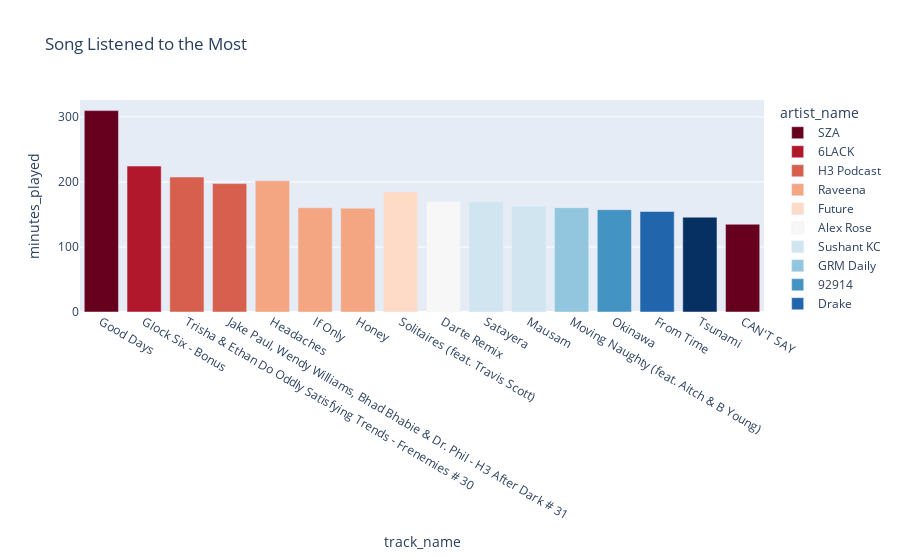

Notebook code cell kept with this figure:
### Markdown cell above
Top 15 Songs listened to

### Code cell
fig = px.bar(song, x="track_name", y="minutes_played", title = 'Song Listened to the Most', color = "artist_name", color_discrete_sequence=px.colors.sequential.RdBu)
fig.show()

### Figure 1 — Plotly figure (JSON) as saved in the notebook; plotly's stock layout.template omitted (floating-point values rounded to 4 significant figures)
{"data": [{"alignmentgroup": "True", "hovertemplate": "artist_name=SZA<br>track_name=%{x}<br>minutes_played=%{y}<extra></extra>", "legendgroup": "SZA", "marker": {"color": "rgb(103,0,31)"}, "name": "SZA", "offsetgroup": "SZA", "orientation": "v", "showlegend": true, "textposition": "auto", "type": "bar", "x": ["Good Days"], "xaxis": "x", "y": [309.7], "yaxis": "y"}, {"alignmentgroup": "True", "hovertemplate": "artist_name=6LACK<br>track_name=%{x}<br>minutes_played=%{y}<extra></extra>", "legendgroup": "6LACK", "marker": {"color": "rgb(178,24,43)"}, "name": "6LACK", "offsetgroup": "6LACK", "orientation": "v", "showlegend": true, "textposition": "auto", "type": "bar", "x": ["Glock Six - Bonus"], "xaxis": "x", "y": [224.4], "yaxis": "y"}, {"alignmentgroup": "True", "hovertemplate": "artist_name=H3 Podcast<br>track_name=%{x}<br>minutes_played=%{y}<extra></extra>", "legendgroup": "H3 Podcast", "marker": {"color": "rgb(214,96,77)"}, "name": "H3 Podcast", "offsetgroup": "H3 Podcast", "orientation": "v", "showlegend": true, "textposition": "auto", "type": "bar", "x": ["Trisha & Ethan Do Oddly Satisfying Trends - Frenemies # 30", "Jake Paul, Wendy Williams, Bhad Bhabie & Dr. Phil - H3 After Dark # 31"], "xaxis": "x", "y": [207.5, 197.5], "yaxis": "y"}, {"alignmentgroup": "True", "hovertemplate": "artist_name=Raveena<br>track_name=%{x}<br>minutes_played=%{y}<extra></extra>", "legendgroup": "Raveena", "marker": {"color": "rgb(244,165,130)"}, "name": "Raveena", "offsetgroup": "Raveena", "orientation": "v", "showlegend": true, "textposition": "auto", "type": "bar", "x": ["Headaches", "If Only", "Honey"], "xaxis": "x", "y": [201.7, 160.3, 159.6], "yaxis": "y"}, {"alignmentgroup": "True", "hovertemplate": "artist_name=Future<br>track_name=%{x}<br>minutes_played=%{y}<extra></extra>", "legendgroup": "Future", "marker": {"color": "rgb(253,219,199)"}, "name": "Future", "offsetgroup": "Future", "orientation": "v", "showlegend": true, "textposition": "auto", "type": "bar", "x": ["Solitaires (feat. Travis Scott)"], "xaxis": "x", "y": [184.8], "yaxis": "y"}, {"alignmentgroup": "True", "hovertemplate": "artist_name=Alex Rose<br>track_name=%{x}<br>minutes_played=%{y}<extra></extra>", "legendgroup": "Alex Rose", "marker": {"color": "rgb(247,247,247)"}, "name": "Alex Rose", "offsetgroup": "Alex Rose", "orientation": "v", "showlegend": true, "textposition": "auto", "type": "bar", "x": ["Darte Remix"], "xaxis": "x", "y": [169.7], "yaxis": "y"}, {"alignmentgroup": "True", "hovertemplate": "artist_name=Sushant KC<br>track_name=%{x}<br>minutes_played=%{y}<extra></extra>", "legendgroup": "Sushant KC", "marker": {"color": "rgb(209,229,240)"}, "name": "Sushant KC", "offsetgroup": "Sushant KC", "orientation": "v", "showlegend": true, "textposition": "auto", "type": "bar", "x": ["Satayera", "Mausam"], "xaxis": "x", "y": [169.7, 162.8], "yaxis": "y"}, {"alignmentgroup": "True", "hovertemplate": "artist_name=GRM Daily<br>track_name=%{x}<br>minutes_played=%{y}<extra></extra>", "legendgroup": "GRM Daily", "marker": {"color": "rgb(146,197,222)"}, "name": "GRM Daily", "offsetgroup": "GRM Daily", "orientation": "v", "showlegend": true, "textposition": "auto", "type": "bar", "x": ["Moving Naughty (feat. Aitch & B Young)"], "xaxis": "x", "y": [160.5], "yaxis": "y"}, {"alignmentgroup": "True", "hovertemplate": "artist_name=92914<br>track_name=%{x}<br>minutes_played=%{y}<extra></extra>", "legendgroup": "92914", "marker": {"color": "rgb(67,147,195)"}, "name": "92914", "offsetgroup": "92914", "orientation": "v", "showlegend": true, "textposition": "auto", "type": "bar", "x": ["Okinawa"], "xaxis": "x", "y": [157.3], "yaxis": "y"}, {"alignmentgroup": "True", "hovertemplate": "artist_name=Drake<br>track_name=%{x}<br>minutes_played=%{y}<extra></extra>", "legendgroup": "Drake", "marker": {"color": "rgb(33,102,172)"}, "name": "Drake", "offsetgroup": "Drake", "orientation": "v", "showlegend": true, "textposition": "auto", "type": "bar", "x": ["From Time"], "xaxis": "x", "y": [154.5], "yaxis": "y"}, {"alignmentgroup": "True", "hovertemplate": "artist_name=Jen Awad<br>track_name=%{x}<br>minutes_played=%{y}<extra></extra>", "legendgroup": "Jen Awad", "marker": {"color": "rgb(5,48,97)"}, "name": "Jen Awad", "offsetgroup": "Jen Awad", "orientation": "v", "showlegend": true, "textposition": "auto", "type": "bar", "x": ["Tsunami"], "xaxis": "x", "y": [145.8], "yaxis": "y"}, {"alignmentgroup": "True", "hovertemplate": "artist_name=Travis Scott<br>track_name=%{x}<br>minutes_played=%{y}<extra></extra>", "legendgroup": "Travis Scott", "marker": {"color": "rgb(103,0,31)"}, "name": "Travis Scott", "offsetgroup": "Travis Scott", "orientation": "v", "showlegend": true, "textposition": "auto", "type": "bar", "x": ["CAN'T SAY"], "xaxis": "x", "y": [134.9], "yaxis": "y"}], "layout": {"barmode": "relative", "legend": {"title": {"text": "artist_name"}, "tracegroupgap": 0}, "title": {"text": "Song Listened to the Most"}, "xaxis": {"anchor": "y", "domain": [0, 1], "title": {"text": "track_name"}}, "yaxis": {"anchor": "x", "domain": [0, 1], "title": {"text": "minutes_played"}}}}
